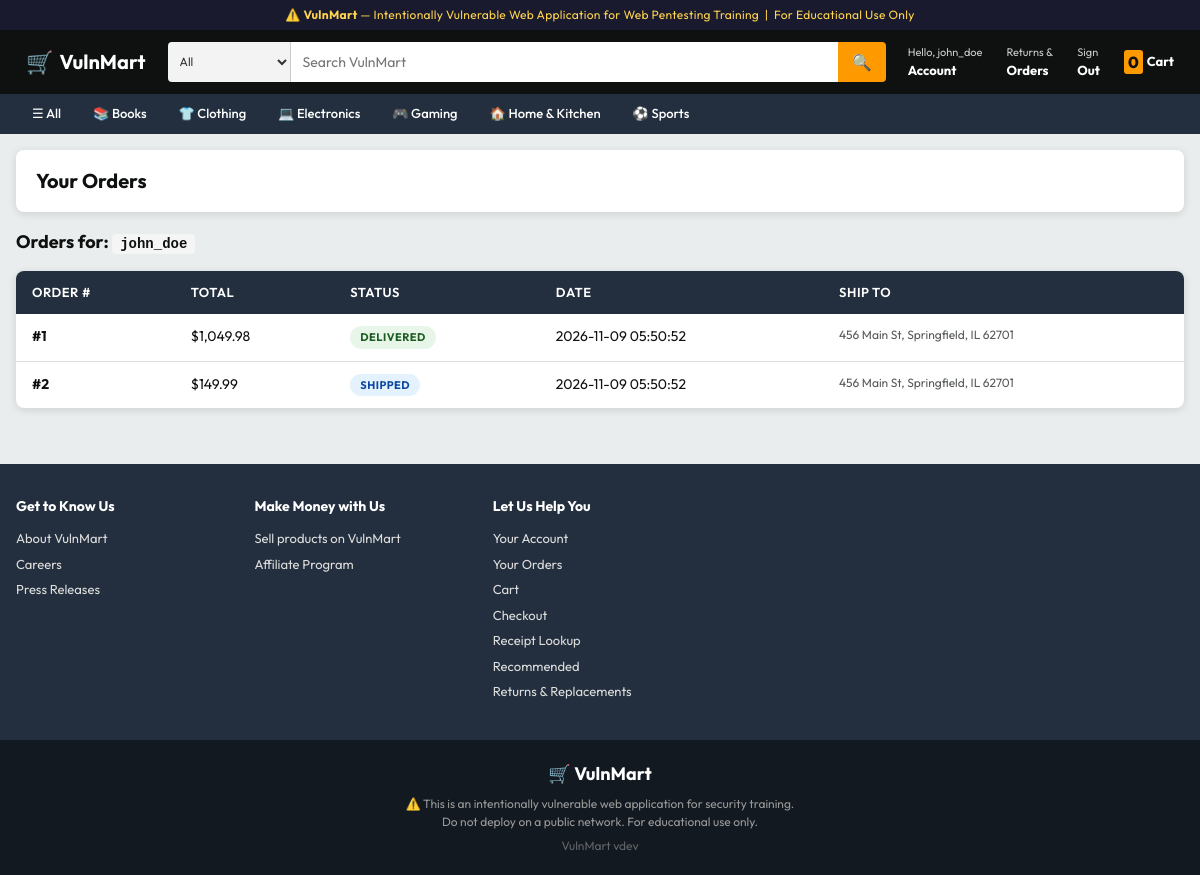
Page /orders.php (signed in) on the committed database.
### tables this page shows
CREATE TABLE categories (
    id INT AUTO_INCREMENT PRIMARY KEY,
    name VARCHAR(50) NOT NULL,
    slug VARCHAR(50) UNIQUE NOT NULL,
    icon VARCHAR(10)
);

CREATE TABLE orders (
    id INT AUTO_INCREMENT PRIMARY KEY,
    user_id INT,
    total_amount DECIMAL(10,2) NOT NULL,
    status ENUM('pending','processing','shipped','delivered','cancelled') DEFAULT 'pending',
    shipping_address TEXT,
    created_at TIMESTAMP DEFAULT CURRENT_TIMESTAMP,
    FOREIGN KEY (user_id) REFERENCES users(id)
);

### src/config.php (called while the page is built, shortened)
<?php
function isLoggedIn(): bool {
    return isset($_SESSION['user_id']);
}

### src/includes/db.php (called while the page is built, shortened)
<?php
require_once __DIR__ . '/../config.php';
function getDB(): mysqli {
    static $conn = null;
    if ($conn === null) {
        $conn = new mysqli(DB_HOST, DB_USER, DB_PASS, DB_NAME);
        $conn->set_charset("utf8mb4");
    }
    return $conn;
}

### src/orders.php (the view, shortened to what this page needs)
<?php
require_once __DIR__ . '/config.php';
require_once __DIR__ . '/includes/db.php';
$conn      = getDB();
$diff      = getDifficulty('orders');
$orders    = [];
$username = $_SESSION['username'];
if ($diff === 'low') {
    $sql = "SELECT o.id, o.total_amount, o.status, o.created_at,
                   o.shipping_address
            FROM orders o
            JOIN users u ON o.user_id = u.id
            WHERE u.username = '{$username}'
            ORDER BY o.created_at DESC";
    $res = $conn->query($sql);
    if (!$res) {
        $sqlError = $conn->error;
    } else {
        while ($row = $res->fetch_assoc()) $orders[] = $row;
    }
}
include __DIR__ . '/includes/header.php';
?>
<div class="page-header">
    <h1>Your Orders</h1>
</div>
<h2 style="font-size:18px;font-weight:700;margin-bottom:16px;">
    Orders for: <code style="font-size:14px;background:#f5f5f5;padding:2px 8px;border-radius:4px;"><?= htmlspecialchars($username) ?></code>
</h2>
<?php if (!empty($orders)): ?>
<table class="data-table">
    <thead>
        <tr>
            <th>Order #</th>
            <th>Total</th>
            <th>Status</th>
            <th>Date</th>
            <th>Ship To</th>
        </tr>
    </thead>
    <tbody>
        <?php foreach ($orders as $o): ?>
        <tr>
            <td><strong>#<?= htmlspecialchars((string)$o['id']) ?></strong></td>
            <td>$<?= htmlspecialchars(number_format((float)($o['total_amount'] ?? 0), 2)) ?></td>
            <td>
                <span class="status-badge status-<?= htmlspecialchars($o['status'] ?? '') ?>">
                    <?= htmlspecialchars($o['status'] ?? '—') ?>
                </span>
            </td>
            <td><?= htmlspecialchars($o['created_at'] ?? '—') ?></td>
            <td style="font-size:12px;color:var(--text-muted);"><?= htmlspecialchars($o['shipping_address'] ?? '—') ?></td>
        </tr>
        <?php endforeach; ?>
    </tbody>
</table>
<?php endif; ?>
<?php include __DIR__ . '/includes/footer.php'; ?>

### src/includes/header.php (shortened to what this page needs)
<?php
require_once __DIR__ . '/../includes/db.php';
$_cat_icons = [
    'books'        => '📚',
    'clothing'     => '👕',
    'electronics'  => '💻',
    'gaming'       => '🎮',
    'home-kitchen' => '🏠',
    'sports'       => '⚽',
];
$_categories = [];
$_cats = getDB()->query("SELECT * FROM categories ORDER BY name");
if ($_cats) {
    while ($r = $_cats->fetch_assoc()) {
        $r['icon'] = $_cat_icons[$r['slug']] ?? '';
        $_categories[] = $r;
    }
}
?>
<!DOCTYPE html>
<html lang="en">
<head>
    <link rel="stylesheet" href="/assets/css/style.css">
</head>
<body>
<div class="training-banner">
    ⚠️ <strong>VulnMart</strong> — Intentionally Vulnerable Web Application for Web Pentesting Training &nbsp;|&nbsp; For Educational Use Only
</div>
<header class="site-header">
    <div class="header-inner">
        <a href="/" class="site-logo">
            <span class="logo-icon">🛒</span>
            <span>VulnMart</span>
        </a>
        <form action="/search.php" method="GET" class="header-search">
            <select name="cat" class="search-cat-select">
                <option value="">All</option>
            </select>
            <input type="text" name="q" placeholder="Search VulnMart"
                   value="<?= isset($_GET['q']) ? htmlspecialchars($_GET['q']) : '' ?>"
                   class="search-input" autocomplete="off">
            <button type="submit" class="search-btn">🔍</button>
        </form>
        <div class="header-actions">
            <?php if (isLoggedIn()): ?>
            <a href="/profile.php" class="header-action-link">
                <span class="action-label">Hello, <?= htmlspecialchars($_SESSION['username']) ?></span>
                <span class="action-main">Account</span>
            </a>
            <a href="/orders.php" class="header-action-link">
                <span class="action-label">Returns &amp;</span>
                <span class="action-main">Orders</span>
            </a>
            <a href="/logout.php" class="header-action-link">
                <span class="action-label">Sign</span>
                <span class="action-main">Out</span>
            </a>
            <?php endif; ?>
            <a href="/cart.php" class="header-cart">
                <span class="cart-qty"><?= array_sum($_SESSION['cart'] ?? []) ?></span>
                <span>Cart</span>
            </a>
        </div>
    </div>
</header>
<nav class="cat-nav">
    <div class="cat-nav-inner">
        <a href="/" class="cat-nav-link">☰ All</a>
        <?php foreach ($_categories as $c): ?>
        <a href="/category.php?slug=<?= htmlspecialchars($c['slug']) ?>" class="cat-nav-link">
            <?= $c['icon'] ?> <?= htmlspecialchars($c['name']) ?>
        </a>
        <?php endforeach; ?>
    </div>
</nav>
<main class="site-main">

### src/assets/css/style.css (style rules this page uses)
*, *::before, *::after { box-sizing: border-box; margin: 0; padding: 0; }
:root { --header-bg: #0F1111; --header-hover: #232F3E; --cat-nav-bg: #232F3E; --accent: #FF9900; --accent-dark: #C45500; --accent-light: #FFD814; --body-bg: #EAEDED; --card-bg: #FFFFFF; --text: #0F1111; --text-muted: #565959; --text-light: #999; --border: #DDD; --star: #FF9900; --price: #B12704; --success: #067D62; --radius: 8px; --shadow: 0 2px 8px rgba(0,0,0,.12); --shadow-hover: 0 4px 16px rgba(0,0,0,.20); }
html { scroll-behavior: smooth; }
body { font-family: 'Outfit', sans-serif; background: var(--body-bg); color: var(--text); font-size: 14px; line-height: 1.5; }
a { color: inherit; text-decoration: none; }
button, input, select { font-family: inherit; }
.training-banner { background: #1a1a2e; color: #FFD54F; text-align: center; font-size: 12px; padding: 6px 16px; letter-spacing: .3px; }
.site-header { background: var(--header-bg); padding: 8px 0; position: sticky; top: 0; z-index: 100; }
.header-inner { max-width: 1400px; margin: 0 auto; padding: 0 16px; display: flex; align-items: center; gap: 12px; }
.site-logo { display: flex; align-items: center; gap: 6px; color: #FFF; font-size: 20px; font-weight: 700; white-space: nowrap; padding: 4px 8px; border: 2px solid transparent; border-radius: 4px; transition: border-color .15s; }
.site-logo .logo-icon { font-size: 22px; }
.header-search { flex: 1; display: flex; height: 40px; border-radius: 4px; overflow: hidden; max-width: 800px; }
.search-cat-select { background: #F3F3F3; border: none; padding: 0 8px; font-size: 12px; color: #333; cursor: pointer; min-width: 80px; border-right: 1px solid #CCC; }
.search-input { flex: 1; border: none; padding: 0 12px; font-size: 14px; outline: none; }
.search-btn { background: var(--accent); border: none; padding: 0 14px; font-size: 16px; cursor: pointer; transition: background .15s; }
.header-actions { display: flex; align-items: center; gap: 4px; color: #FFF; white-space: nowrap; }
.header-action-link { display: flex; flex-direction: column; padding: 4px 8px; border: 2px solid transparent; border-radius: 4px; color: #FFF; transition: border-color .15s; }
.action-label { font-size: 11px; color: #CCC; }
.action-main { font-size: 13px; font-weight: 700; }
.header-cart { display: flex; align-items: center; gap: 4px; color: #FFF; font-size: 13px; font-weight: 700; padding: 4px 8px; border: 2px solid transparent; border-radius: 4px; transition: border-color .15s; }
.cart-qty { background: var(--accent); color: #111; font-size: 16px; font-weight: 800; padding: 0 4px; border-radius: 3px; }
.cat-nav { background: var(--cat-nav-bg); }
.cat-nav-inner { max-width: 1400px; margin: 0 auto; padding: 0 16px; display: flex; gap: 0; overflow-x: auto; scrollbar-width: none; }
.cat-nav-link { color: #FFF; font-size: 13px; font-weight: 500; padding: 8px 14px; white-space: nowrap; border: 2px solid transparent; transition: border-color .15s; }
.site-main { max-width: 1400px; margin: 0 auto; padding: 16px; }
.data-table { width: 100%; border-collapse: collapse; background: var(--card-bg); border-radius: var(--radius); overflow: hidden; box-shadow: var(--shadow); }
.data-table th { background: #232F3E; color: #FFF; text-align: left; padding: 12px 16px; font-size: 13px; font-weight: 600; text-transform: uppercase; letter-spacing: .5px; }
.data-table td { padding: 12px 16px; border-bottom: 1px solid var(--border); font-size: 14px; vertical-align: top; }
.data-table tr:last-child td { border-bottom: none; }
.page-header { background: var(--card-bg); border-radius: var(--radius); padding: 16px 20px; margin-bottom: 16px; box-shadow: var(--shadow); display: flex; align-items: center; justify-content: space-between; flex-wrap: wrap; gap: 8px; }
.page-header h1 { font-size: 20px; font-weight: 700; }
.status-badge { display: inline-block; padding: 3px 10px; border-radius: 12px; font-size: 11px; font-weight: 700; text-transform: uppercase; letter-spacing: .5px; }
.status-delivered { background: #E8F5E9; color: #1B5E20; }
.status-shipped { background: #E3F2FD; color: #0D47A1; }

### rows in the picture
categories: icon "📚", name "Books"
categories: icon "👕", name "Clothing"
categories: icon "💻", name "Electronics"
categories: icon "🎮", name "Gaming"
categories: icon "🏠", name "Home & Kitchen"
categories: icon "⚽", name "Sports"
orders: id "1", total_amount "1,049.98", status "DELIVERED", created_at "2026-11-09 05:50:52", shipping_address "456 Main St, Springfield, IL 62701"
orders: id "2", total_amount "149.99", status "SHIPPED", created_at "2026-11-09 05:50:52", shipping_address "456 Main St, Springfield, IL 62701"

### other values in the picture
$_SESSION['username'] "john_doe"
array_sum($_SESSION['cart'] ?? []) "0"
$username "john_doe"
defined('VULNMART_VERSION') ? VULNMART_VERSION : 'dev' "dev"
